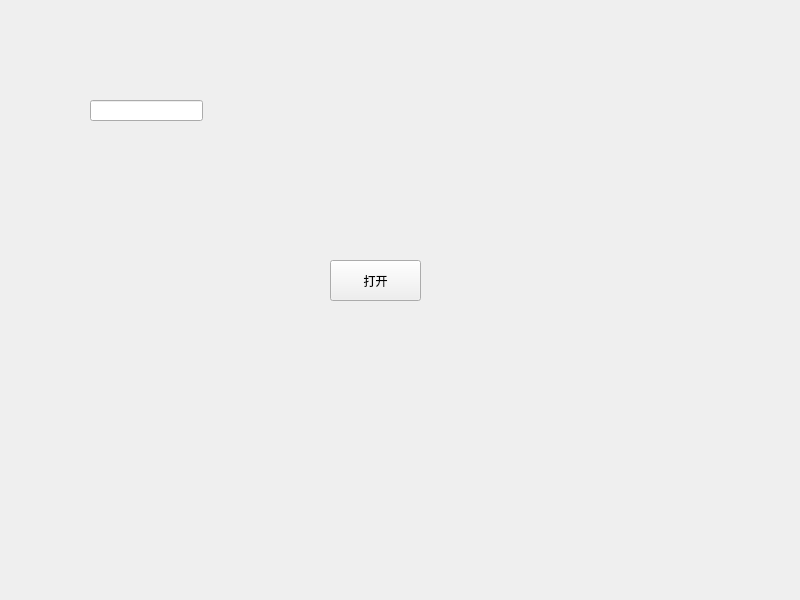
<?xml version="1.0" encoding="UTF-8"?>
<ui version="4.0">
 <class>Widget</class>
 <widget class="QWidget" name="Widget">
  <property name="geometry">
   <rect>
    <x>0</x>
    <y>0</y>
    <width>800</width>
    <height>600</height>
   </rect>
  </property>
  <property name="windowTitle">
   <string>Widget</string>
  </property>
  <widget class="QPushButton" name="BtnOpen">
   <property name="geometry">
    <rect>
     <x>330</x>
     <y>260</y>
     <width>91</width>
     <height>41</height>
    </rect>
   </property>
   <property name="text">
    <string>打开</string>
   </property>
  </widget>
  <widget class="QLineEdit" name="lineEdit">
   <property name="geometry">
    <rect>
     <x>90</x>
     <y>100</y>
     <width>113</width>
     <height>21</height>
    </rect>
   </property>
  </widget>
 </widget>
 <resources/>
 <connections/>
</ui>
